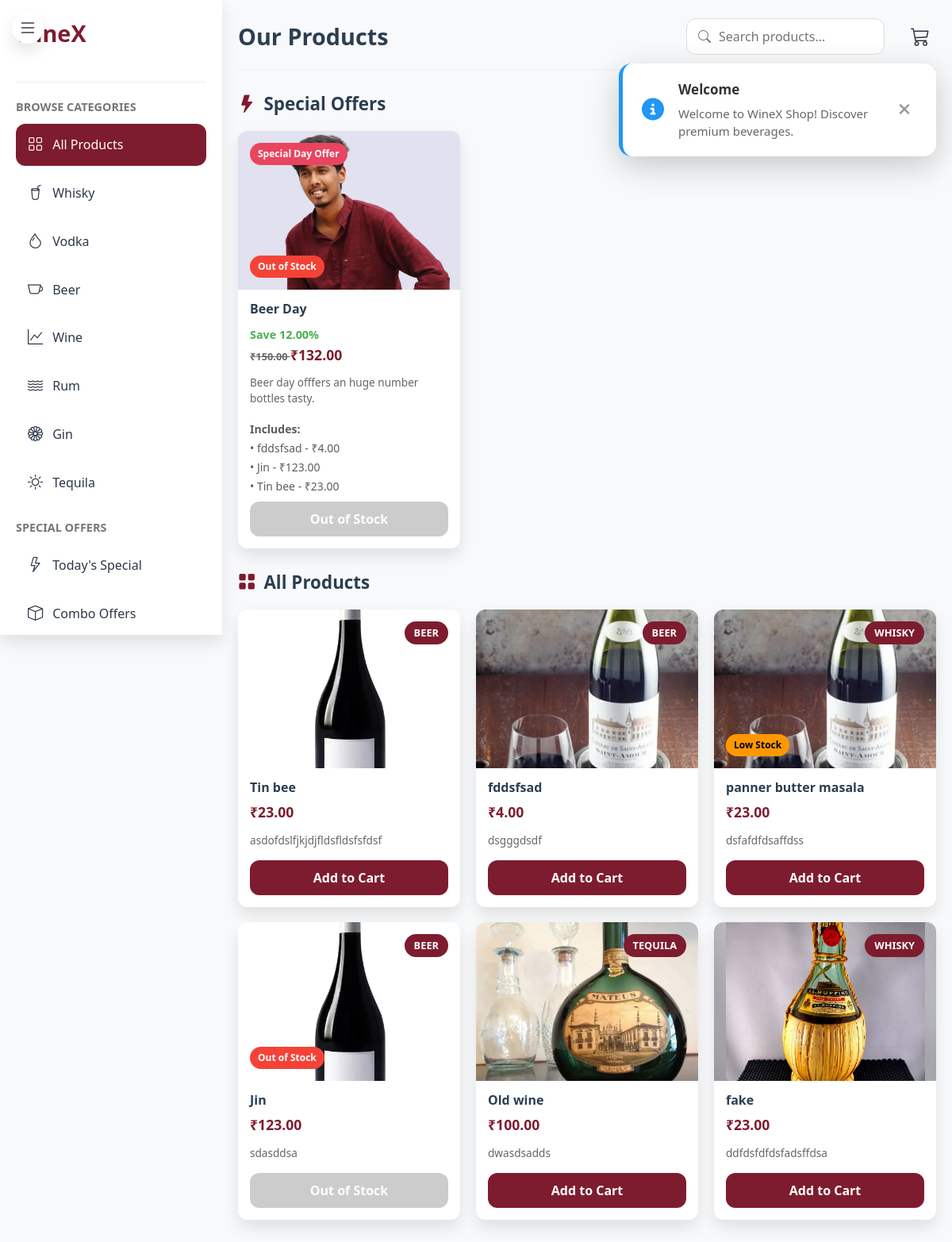
The app's page /shop/ with its own data.
### wine/models.py (models this page shows, shortened)
class Offer(models.Model):
    OFFER_TYPES = (
        ('today', "Today's Offer"),
        ('combo', 'Combo Offer'),
        ('discount', 'Discount Offer'),
        ('special', 'Special Day Offer'),
    )
    id = models.UUIDField(primary_key=True, default=uuid.uuid4, editable=False)
    title = models.CharField(max_length=200)
    description = models.TextField()
    offer_type = models.CharField(max_length=20, choices=OFFER_TYPES)
    products = models.ManyToManyField(Product, blank=True)
    combo_offers = models.ManyToManyField(ComboOffer, blank=True)
    discount_percentage = models.DecimalField(max_digits=5, decimal_places=2, null=True, blank=True)
    start_date = models.DateTimeField()
    end_date = models.DateTimeField()
    is_active = models.BooleanField(default=True)
    image = models.ImageField(upload_to='offers/', blank=True, null=True)
    created_at = models.DateTimeField(auto_now_add=True)
    def is_valid(self):
        now = timezone.now()
        return self.is_active and self.start_date <= now <= self.end_date
    @property
    def total_original_price(self):
        total = Decimal('0')
        for product in self.products.all():
            total += product.price
        for combo in self.combo_offers.all():
            total += combo.get_discounted_price()
        return total
    @property
    def total_discounted_price(self):
        if self.discount_percentage:
            discount_amount = (self.total_original_price * self.discount_percentage) / Decimal('100')
            return self.total_original_price - discount_amount
        return self.total_original_price
    def has_sufficient_stock(self):
        for product in self.products.all():
            if product.stock < 1:
                return False
        for combo in self.combo_offers.all():
            for combo_item in combo.combo_items.all():
                if combo_item.product.stock < combo_item.quantity:
                    return False
        return True

class Product(models.Model):
    CATEGORY_CHOICES = (
        ('whisky', 'Whisky'),
        ('vodka', 'Vodka'),
        ('beer', 'Beer'),
        ('wine', 'Wine'),
        ('rum', 'Rum'),
        ('gin', 'Gin'),
        ('tequila', 'Tequila'),
    )
    id = models.UUIDField(primary_key=True, default=uuid.uuid4, editable=False)
    name = models.CharField(max_length=100)
    description = models.TextField()
    price = models.DecimalField(max_digits=8, decimal_places=2)
    image = models.ImageField(upload_to='products/', blank=True, null=True)
    category = models.CharField(max_length=20, choices=CATEGORY_CHOICES)
    stock = models.PositiveIntegerField(default=0)
    is_active = models.BooleanField(default=True)

### wine/views.py (the view, shortened to what this page needs)
# urls.py: path('shop/', views.shop_home, name='shop_home'),
def shop_home(request):
    products = Product.objects.filter(is_active=True)
    current_offers = Offer.objects.filter(
        is_active=True,
        start_date__lte=timezone.now(),
        end_date__gte=timezone.now()
    ).prefetch_related('products', 'combo_offers')
    product_categories = Product.CATEGORY_CHOICES
    category_filter = request.GET.get('category', '')
    search_query = request.GET.get('search', '')
    offer_type = request.GET.get('offer_type', '')
    if category_filter:
        products = products.filter(category=category_filter)
    if offer_type:
        current_offers = current_offers.filter(offer_type=offer_type)
        offer_product_ids = current_offers.values_list('products__id', flat=True).distinct()
        products = products.filter(id__in=offer_product_ids)
    cart = get_or_create_cart(request)
    cart_items = cart.items.all()
    cart_count = cart_items.count()  # Use count() instead of Sum
    if request.user.is_authenticated and request.user.user_type == 'customer':
        if not request.GET.get('added'):
            messages.info(request, f"Welcome back! Check your <a href='{reverse('customer_dashboard')}' class='alert-link'>dashboard</a> for personalized recommendations.", extra_tags='safe')
    context = {
        'products': products,
        'current_offers': current_offers,
        'product_categories': product_categories,
        'selected_category': category_filter,
        'search_query': search_query,
        'offer_type': offer_type,
        'cart_count': cart_count,
        'user_type': request.user.user_type if request.user.is_authenticated else None,
    }
    return render(request, 'wine/shop/home.html', context)

### wine/context_processors.py (called while the page is built)
def cart_count(request):
    cart_count = 0
    try:
        if request.user.is_authenticated:
            cart_count = CartItem.objects.filter(
                cart__user=request.user
            ).aggregate(total=Sum('quantity'))['total'] or 0
        else:
            session_key = request.session.session_key
            if session_key:
                cart_count = CartItem.objects.filter(
                    cart__session_key=session_key
                ).aggregate(total=Sum('quantity'))['total'] or 0
    except Exception as e:
        cart_count = 0
        print("Cart Count Error:", e)   # ✅ For debugging
    return {
        'cart_count': cart_count
    }

### wine/views.py (called while the page is built)
def get_or_create_cart(request):
    if request.user.is_authenticated:
        cart, created = Cart.objects.get_or_create(user=request.user)
    else:
        if not request.session.session_key:
            request.session.create()
        session_key = request.session.session_key
        cart, created = Cart.objects.get_or_create(session_key=session_key, user=None)
    return cart

### wine/templates/wine/shop/home.html (shortened to what this page needs)
<!DOCTYPE html>
<html lang="en">
  <head>
    <link
      href="https://cdn.jsdelivr.net/npm/bootstrap@5.3.2/dist/css/bootstrap.min.css"
      rel="stylesheet"
    />
    <link
      rel="stylesheet"
      href="https://cdn.jsdelivr.net/npm/bootstrap-icons@1.11.1/font/bootstrap-icons.css"
    />
    <link rel="stylesheet" href="https://cdnjs.cloudflare.com/ajax/libs/font-awesome/6.4.2/css/all.min.css">
  </head>
  <body>
    <div class="toast-container-custom" id="toastContainer"></div>
    <div class="app-container">
      <div class="sidebar" id="sidebar">
        <div class="sidebar-header">
          <a href="{% url 'shop_home' %}" class="logo">
            <span style="color: #7e1c2f">wine</span>X
          </a>
        </div>
        <ul class="sidebar-menu">
          <li class="menu-title">Browse Categories</li>
          <li class="menu-item">
            <a
              href="{% url 'shop_home' %}"
              class="menu-link {% if not selected_category and not offer_type %}active{% endif %}"
            >
              <i class="bi bi-grid menu-icon"></i>
              All Products
            </a>
          </li>
          {% for value, label in product_categories %}
          <li class="menu-item">
            <a
              href="{% url 'shop_home' %}?category={{ value }}"
              class="menu-link {% if selected_category == value %}active{% endif %}"
            >
              <i
                class="bi {% if value == 'whisky' %}bi-cup-straw {% elif value == 'vodka' %}bi-droplet {% elif value == 'beer' %}bi-cup {% elif value == 'wine' %}bi-graph-up {% elif value == 'rum' %}bi-water {% elif value == 'gin' %}bi-flower1 {% elif value == 'tequila' %}bi-sun {% else %}bi-tag{% endif %} menu-icon"
              ></i>
              {{ label }}
            </a>
          </li>
          {% endfor %}
          <li class="menu-title">Special Offers</li>
          <li class="menu-item">
            <a
              href="{% url 'shop_home' %}?offer_type=today"
              class="menu-link {% if offer_type == 'today' %}active{% endif %}"
            >
              <i class="bi bi-lightning menu-icon"></i>
              Today's Special
            </a>
          </li>
          <li class="menu-item">
            <a
              href="{% url 'shop_home' %}?offer_type=combo"
              class="menu-link {% if offer_type == 'combo' %}active{% endif %}"
            >
              <i class="bi bi-box menu-icon"></i>
              Combo Offers
            </a>
          </li>
        </ul>
      </div>
      <div class="main-content">
        <div class="content-header">
          <h1 class="page-title">Our Products</h1>
          <div class="header-actions">
            <form onsubmit="return false;" class="search-box">
              <i class="bi bi-search search-icon"></i>
              <input
                type="text"
                class="search-input"
                name="search"
                placeholder="Search products..."
                id="search-input"
              />
            </form>
            <a href="{% url 'view_cart' %}" class="cart-btn" id="cart-icon">
              <i class="bi bi-cart3"></i>
            </a>
          </div>
        </div>
      {% if current_offers and not selected_category and not offer_type %}
      <h2 class="section-title" id="offers-section">
        <i class="bi bi-lightning-fill"></i> Special Offers
      </h2>
      <div class="products-grid" id="offers-grid">
        {% for offer in current_offers %}
        <div class="product-card" data-category="{{ offer.offer_type }}">
          <div class="product-image">
            {% if offer.image %}
              <img src="{{ offer.image.url }}" alt="{{ offer.title }}" />
            {% else %}
              <img src="https://via.placeholder.com/300x200/9d4354/ffffff?text=Special+Offer" alt="{{ offer.title }}" />
            {% endif %}
            <div class="offer-banner">{{ offer.get_offer_type_display }}</div>
            {% if offer.is_valid and offer.has_sufficient_stock %}
            <div class="stock-badge" style="background: var(--success); color: white;">Available</div>
            {% else %}
            <div class="stock-badge stock-out">
              {% if not offer.is_valid %}Expired{% else %}Out of Stock{% endif %}
            </div>
            {% endif %}
          </div>
          <div class="product-info">
            <h3 class="product-title">{{ offer.title }}</h3>
            <div class="product-price">
              {% if offer.discount_percentage %}
                <span style="color: var(--success); font-weight: bold; font-size: 0.9rem;">
                  Save {{ offer.discount_percentage }}%
                </span>
                <br>
                <span style="text-decoration: line-through; color: #666; font-size: 0.8rem;">
                  ₹{{ offer.total_original_price|floatformat:2 }}
                </span>
                <span style="color: var(--primary); font-weight: bold; font-size: 1.1rem;">
                  ₹{{ offer.total_discounted_price|floatformat:2 }}
                </span>
              {% else %}
                <span style="color: var(--primary); font-weight: bold; font-size: 1.1rem;">
                  ₹{{ offer.total_original_price|floatformat:2 }}
                </span>
              {% endif %}
            </div>
            <p class="product-description">{{ offer.description|truncatewords:15 }}</p>
            {% if offer.products.all or offer.combo_offers.all %}
            <div class="mb-2">
              <small class="text-muted">
                <strong>Includes:</strong><br>
                {% for product in offer.products.all %}
                  • {{ product.name }} - ₹{{ product.price }}<br>
                {% endfor %}
              </small>
            </div>
            {% endif %}
            {% if offer.is_valid and offer.has_sufficient_stock %}
            <form method="post" action="{% url 'add_offer_to_cart' offer.id %}" class="add-to-cart-form">
              {% csrf_token %}
              <input type="hidden" name="product_name" value="{{ offer.title }}">
              <input type="hidden" name="product_image" value="{% if offer.image %}{{ offer.image.url }}{% else %}https://via.placeholder.com/300x200/9d4354/ffffff?text=Special+Offer{% endif %}">
              <button type="submit" class="add-to-cart-btn">
                <i class="bi bi-cart-plus me-1"></i> Add Offer to Cart
              </button>
            </form>
            {% else %}
            <button class="add-to-cart-btn" disabled>
              {% if not offer.is_valid %}
                Offer Expired
              {% else %}
                Out of Stock
              {% endif %}
            </button>
            {% endif %}
          </div>
        </div>
        {% endfor %}
      </div>
      {% endif %}
        <h2 class="section-title">
          <i class="bi bi-grid-fill"></i> All Products
        </h2>
        <div class="products-grid" id="products-grid">
          {% for product in products %}
          <div class="product-card" data-category="{{ product.category }}">
            <div class="product-image">
              {% if product.image %}
              <img src="{{ product.image.url }}" alt="{{ product.name }}" />
              {% else %}
              <img
                src="https://via.placeholder.com/300x200/2c3e50/ffffff?text=No+Image"
                alt="{{ product.name }}"
              />
              {% endif %}
              <div class="product-badge">
                {{ product.get_category_display }}
              </div>
              {% if product.stock == 0 %}
              <div class="stock-badge stock-out">Out of Stock</div>
              {% elif product.stock < 10 %}
              <div class="stock-badge stock-low">Low Stock</div>
              {% endif %}
            </div>
            <div class="product-info">
              <h3 class="product-title">{{ product.name }}</h3>
              <div class="product-price">₹{{ product.price }}</div>
              <p class="product-description">
                {{ product.description|truncatewords:15 }}
              </p>
              {% if product.stock > 0 %}
              <form method="post" action="{% url 'add_to_cart' product.id %}" class="add-to-cart-form">
                <button type="submit" class="add-to-cart-btn">
                  Add to Cart
                </button>
              </form>
              {% else %}
              <button class="add-to-cart-btn" disabled>Out of Stock</button>
              {% endif %}
            </div>
          </div>
          {% endfor %}
        </div>
        <button class="menu-toggle" id="menu-toggle">
          <i class="bi bi-list"></i>
        </button>
      </div>
      <div class="cart-animation-container" id="cart-animation-container"></div>
    </div>
  </body>
</html>

### records on screen
Offer: image (picture), offer_type "Special Day Offer", is_active "Out of Stock", title "Beer Day", discount_percentage "12.00", total_original_price "150.00", total_discounted_price "132.00", description "Beer day offfers an huge number bottles tasty."
Product: name "fddsfsad", price "4.00", image (picture), category "BEER", description "dsgggdsdf"
Product: name "Jin", price "123.00", image (picture), category "BEER", stock "Out of Stock", description "sdasddsa"
Product: name "Tin bee", price "23.00", image (picture), category "BEER", description "asdofdslfjkjdjfldsfldsfsfdsf"
Product: image (picture), category "WHISKY", stock "Low Stock", name "panner butter masala", price "23.00", description "dsfafdfdsaffdss"
Product: image (picture), category "TEQUILA", name "Old wine", price "100.00", description "dwasdsadds"
Product: image (picture), category "WHISKY", name "fake", price "23.00", description "ddfdsfdfdsfadsffdsa"

### other values on screen
{{ label }} "Whisky" "Vodka" "Beer" "Wine" "Rum" "Gin" "Tequila"
